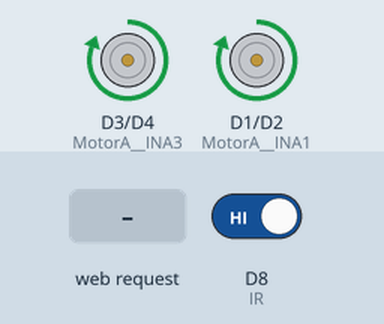
A sketch run on a simulated ESP8266 (NodeMCU). Parts: motor-driver pin pairs drawn as motors (green arrow = first pin HIGH = forward, orange = second pin HIGH = backward, longer = more drive). The test bench sets the inputs (shaded band); at power-on: D8 (IR) HIGH. What the sketch prints to the serial monitor is not drawn.

Above: at 1.3 s.
1.4 s: D8 (IR) driven LOW
At 2.3 s:
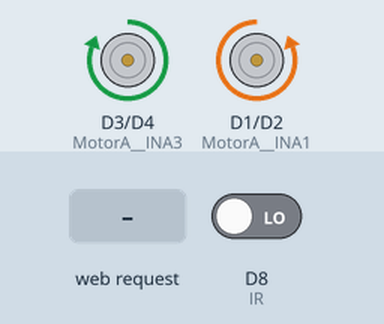
4.4 s: HTTP request GET /back received
5.9 s: HTTP request GET /left received
7.4 s: HTTP request GET /ir_off received
At 8.1 s:
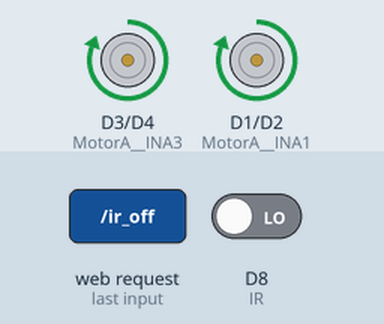
8.9 s: HTTP request GET /right received
At 9.2 s:
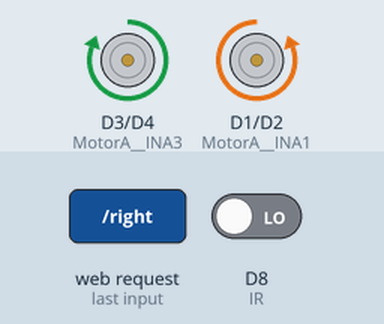
Timing chart, 0 to 11.4 s (numbered marks = the images above; inputs shaded):
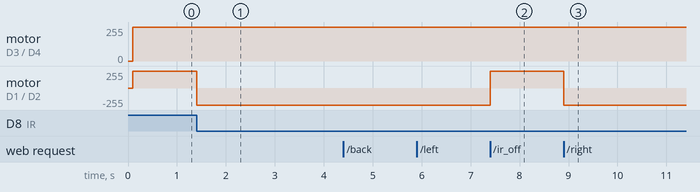

The sketch:

wizard_main.ino
```cpp
//Include the libraries
#include <SPI.h>
#include <ESP8266WiFi.h>
#include <ESP8266WebServer.h>

//#include <NRFLite.h>
#define IR D8
#define PAGE "<!DOCTYPE html> <html lang=\"en\"> <head>   <meta charset=\"UTF-8\">   <meta name=\"viewport\" content=\"width=device-width, initial-scale=1.0\">   <title>Control Panel</title>   <style>     body {       font-family: Arial, sans-serif;       margin: 0;       padding: 0;       display: flex;       justify-content: center;       align-items: center;       height: 100vh;       background-color: #f0f0f0;     }     .button {       display: inline-block;       padding: 10px 20px;       font-size: 18px;       cursor: pointer;       margin: 10px;       border: none;       border-radius: 5px;       background-color: #4CAF50;       color: white;       text-align: center;       text-decoration: none;       transition: background-color 0.3s;     }     .button:hover {       background-color: #45a049;     }   </style> </head> <body>   <div>     <button class=\"button\" id=\"frontBtn\">Front</button>     <button class=\"button\" id=\"backBtn\">Back</button>     <button class=\"button\" id=\"leftBtn\">Left</button>     <button class=\"button\" id=\"rightBtn\">Right</button>     <button class=\"button\" id=\"irOnBtn\">IR ON</button>     <button class=\"button\" id=\"irOffBtn\">IR OFF</button>   </div>    <script>     function sendCommand(command) {       fetch('http://192.168.1.1/' + command)         .then(response => {           if (!response.ok) {             throw new Error('Network response was not ok');           }           console.log('Command sent successfully');         })         .catch(error => {           console.error('There was a problem with the fetch operation:', error);         });     }          document.getElementById('frontBtn').addEventListener('click', function() {       sendCommand('front');     });      document.getElementById('backBtn').addEventListener('click', function() {       sendCommand('back');     });      document.getElementById('leftBtn').addEventListener('click', function() {       sendCommand('left');     });      document.getElementById('rightBtn').addEventListener('click', function() {       sendCommand('right');     });      document.getElementById('irOnBtn').addEventListener('click', function() {       sendCommand('ir_on');     });      document.getElementById('irOffBtn').addEventListener('click', function() {       sendCommand('ir_off');     });   </script> </body> </html> "
//Initializing the variables
boolean x = 0;
boolean IRPin = 1;
/* Put your SSID & Password */
const char* ssid = "wizard";  // Enter SSID here
const char* password = "12345678";  //Enter Password here
ESP8266WebServer server(80);
/* Put IP Address details */
IPAddress local_ip(192,168,1,1);
IPAddress gateway(192,168,1,1);
IPAddress subnet(255,255,255,0);

int directionOfMovement = 0;
int MotorA__INA1 = D1;
int MotorA__INA2 = D2;
int MotorA__INA3 = D3;
int MotorA__INA4 = D4;

String message;
const static uint8_t RADIO_ID = 0;       // Our radio's id.  The transmitter will send to this id.
const static uint8_t PIN_RADIO_CE = 7;
const static uint8_t PIN_RADIO_CSN = 8;

struct RadioPacket { // Any packet up to 32 bytes can be sent.
  uint8_t FromRadioId;
  uint32_t Data;
  uint32_t FailedTxCount;

};

//Create NRF object
//NRFLite _radio;
//RadioPacket _radioData;

void setup() {

  Serial.begin(115200);
  //Set the pin modes
  pinMode(MotorA__INA1, OUTPUT);
  pinMode(MotorA__INA2, OUTPUT);
  pinMode(MotorA__INA3, OUTPUT);
  pinMode(MotorA__INA4, OUTPUT);
  pinMode(IR, INPUT);

 WiFi.softAP(ssid, password);
  WiFi.softAPConfig(local_ip, gateway, subnet);
  delay(100);

  server.on("/", handle_OnConnect);
  server.on("/front", front);
  server.on("/back", back);
  server.on("/left", left);
  server.on("/right", right);
  server.on("/ir_on", ir_on);
  server.on("/ir_off", ir_off);
  server.onNotFound(handle_NotFound);
  server.begin();
  Serial.println("HTTP server started");

//   if (!_radio.init(RADIO_ID, PIN_RADIO_CE, PIN_RADIO_CSN)) {

//     Serial.println("Cannot communicate with radio");
//     while (1); // Wait here forever.

//   }
  initalStage();
}

void handle_OnConnect() {
  server.send(200, "text/html", PAGE);
}

void handle_NotFound(){
  server.send(404, "text/plain", "Not found");
}


void initalStage()
{
  digitalWrite(MotorA__INA1, LOW);
  digitalWrite(MotorA__INA2, LOW);
  digitalWrite(MotorA__INA3, LOW);
  digitalWrite(MotorA__INA4, LOW);

}

void ir_on()
{
  IRPin=1;
}

void ir_off()
{
  IRPin=0;
}

void IR_Motor()
{
  int val = digitalRead(IR);
  Serial.print(val);
  if(val == 0)
  {
    right();
    delay(1500);
  }
  front();
}

void loop() {
  if(IRPin){
    IR_Motor();
  }
  server.handleClient();

  // while (_radio.hasData()) {

  //   _radio.readData(&_radioData); // Note how '&' must be placed in front of the variable name.

  //   message = _radioData.Data;
  //   Serial.println(message);
  //   directionOfMovement = message.toInt();
  //   moveAccordingly();

  // }

}


void front() {

  digitalWrite(MotorA__INA1, HIGH);
  digitalWrite(MotorA__INA2, LOW);
  digitalWrite(MotorA__INA3, HIGH);
  digitalWrite(MotorA__INA4, LOW);

}

void back() {

  digitalWrite(MotorA__INA1, LOW);
  digitalWrite(MotorA__INA2, HIGH);
  digitalWrite(MotorA__INA3, LOW);
  digitalWrite(MotorA__INA4, HIGH);

}

void left() {

  digitalWrite(MotorA__INA1, HIGH);
  digitalWrite(MotorA__INA2, LOW);
  digitalWrite(MotorA__INA3, LOW);
  digitalWrite(MotorA__INA4, HIGH);

}
void right() {

  digitalWrite(MotorA__INA1, LOW);
  digitalWrite(MotorA__INA2, HIGH);
  digitalWrite(MotorA__INA3, HIGH);
  digitalWrite(MotorA__INA4, LOW);

}
```

Measured:
- after the input at 1.4 s, motor on D1 (MotorA__INA1) / D2 (MotorA__INA2): forward 255/255 → backward 255/255 at once
- after the input at 7.4 s, motor on D1 (MotorA__INA1) / D2 (MotorA__INA2): backward 255/255 → forward 255/255 at once
- after the input at 8.9 s, motor on D1 (MotorA__INA1) / D2 (MotorA__INA2): forward 255/255 → backward 255/255 at once
